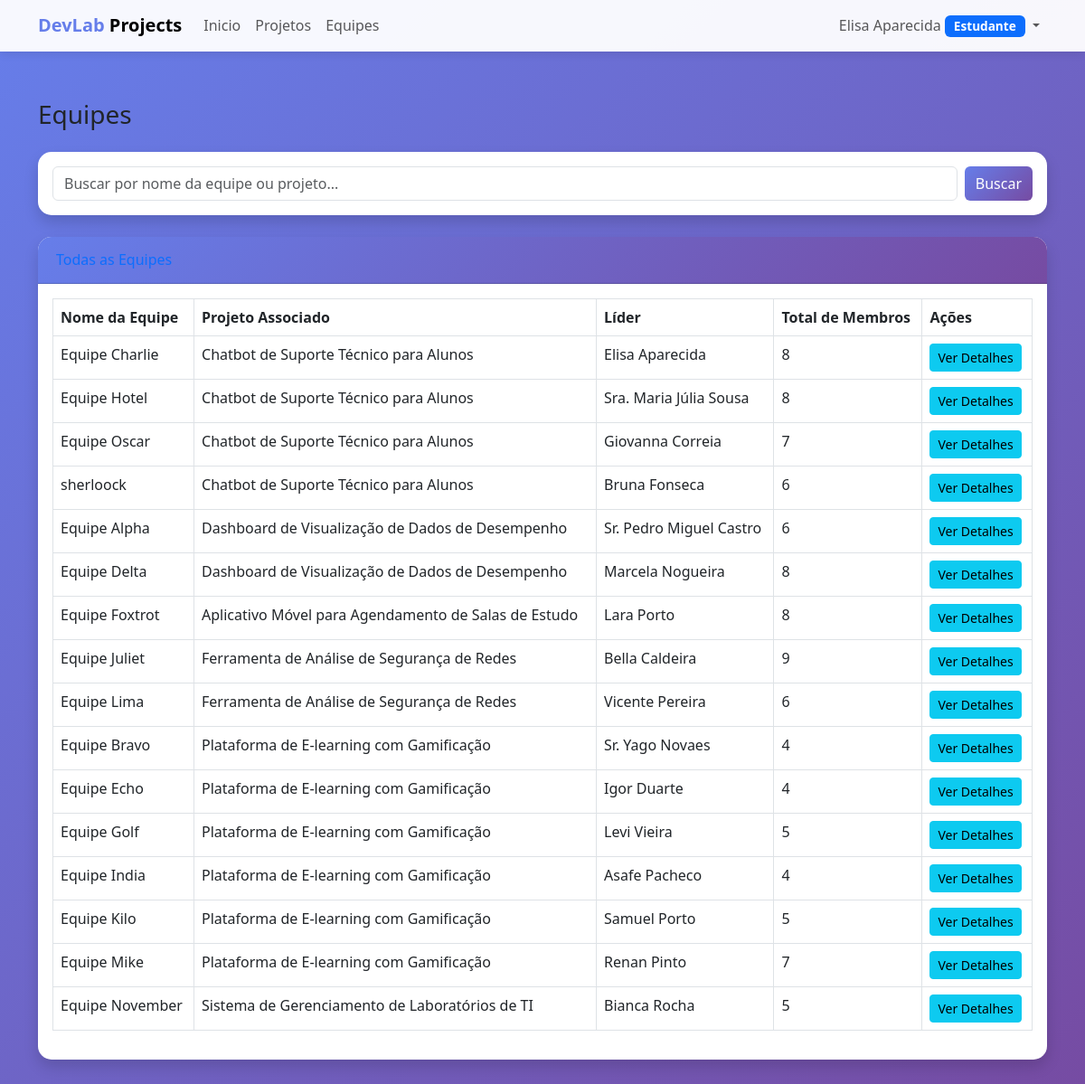
Screenshot of /equipes/ (signed in) with the database file from the repository.
### meuapp/models.py (models this page shows, shortened)
class Usuario(AbstractUser):
    TIPO_CHOICES = [
        ('coordenador', 'Coordenador'),
        ('professor', 'Professor'),
        ('estudante', 'Estudante'),
    ]
    tipo = models.CharField(max_length=20, choices=TIPO_CHOICES, default='estudante')
    matricula = models.CharField(max_length=20, unique=True, null=True, blank=True)
    cpf = models.CharField(max_length=11, unique=True, null=True, blank=True)
    data_nascimento = models.DateField(null=True, blank=True)
    funcao = models.CharField(max_length=100, blank=True, verbose_name="Função")
    class Meta:
        verbose_name = 'Usuário'
        verbose_name_plural = 'Usuários'

class Equipe(models.Model):
    nome = models.CharField(max_length=100)
    descricao = models.TextField(blank=True)
    projeto = models.ForeignKey(Projeto, on_delete=models.CASCADE, related_name='equipes', null=True, blank=True)
    lider = models.OneToOneField(
        Usuario,
        on_delete=models.SET_NULL,
        null=True,
        blank=True,
        related_name='equipe_liderada',
        help_text="Líder da equipe (cada usuário pode liderar no máximo uma equipe)"
    )
    membros = models.ManyToManyField(Usuario, related_name='equipes_participando', blank=True)
    criada_em = models.DateTimeField(auto_now_add=True)
    class Meta:
        verbose_name = 'Equipe'
        verbose_name_plural = 'Equipes'
        ordering = ['projeto', 'nome']
    def total_membros(self):
        return self.membros.count()

class Projeto(models.Model):
    STATUS_CHOICES = [
        ('planejado', 'Planejado'),
        ('andamento', 'Em Andamento'),
        ('concluido', 'Concluído'),
    ]
    titulo = models.CharField(max_length=200)
    descricao = models.TextField()
    cliente = models.CharField(max_length=200)
    status = models.CharField(max_length=20, choices=STATUS_CHOICES, default='planejado')
    data_inicio = models.DateField()
    data_fim_prevista = models.DateField()
    participantes = models.ManyToManyField(Usuario, through='ParticipacaoProjeto', related_name='projetos_participando')
    criado_em = models.DateTimeField(auto_now_add=True)
    atualizado_em = models.DateTimeField(auto_now=True)
    class Meta:
        verbose_name = 'Projeto'
        verbose_name_plural = 'Projetos'
        ordering = ['-criado_em']

### meuapp/views.py (the view)
# urls.py: path('equipes/', views.equipe_lista, name='equipe_lista'),
@login_required
def equipe_lista(request):
    equipes = Equipe.objects.all()
    query = request.GET.get('q')
    if query:
        equipes = equipes.filter(
            Q(nome__icontains=query) |
            Q(projeto__titulo__icontains=query)
        )
    return render(request, 'equipes/lista.html', {'equipes': equipes})

### meuapp/templates/equipes/lista.html (shortened to what this page needs)
{% extends 'base.html' %}
{% block content %}
<div class="container-fluid">
    <div class="d-sm-flex align-items-center justify-content-between mb-4">
        <h1 class="h3 mb-0 text-gray-800">Equipes</h1>
    </div>
    <div class="card shadow mb-4">
        <div class="card-body">
            <form method="get" action="{% url 'equipe_lista' %}" class="d-flex">
                <input type="text" name="q" class="form-control me-2" placeholder="Buscar por nome da equipe ou projeto..." value="{{ request.GET.q }}">
                <button class="btn btn-primary" type="submit">
                     Buscar
                </button>
            </form>
        </div>
    </div>
    <div class="card shadow mb-4">
        <div class="card-header py-3">
            <h6 class="m-0 font-weight-bold text-primary">Todas as Equipes</h6>
        </div>
        <div class="card-body">
            <div class="table-responsive">
                <table class="table table-bordered" width="100%" cellspacing="0">
                    <thead>
                        <tr>
                            <th>Nome da Equipe</th>
                            <th>Projeto Associado</th>
                            <th>Líder</th>
                            <th>Total de Membros</th>
                            <th>Ações</th>
                        </tr>
                    </thead>
                    <tbody>
                        {% for equipe in equipes %}
                        <tr>
                            <td>{{ equipe.nome }}</td>
                            <td>{{ equipe.projeto.titulo|default:"N/A" }}</td>
                            <td>{{ equipe.lider.get_full_name|default:"Nenhum" }}</td>
                            <td>{{ equipe.total_membros }}</td>
                            <td>
                                <a href="{% url 'equipe_detalhes' pk=equipe.pk %}" class="btn btn-info btn-sm">Ver Detalhes</a>
                            </td>
                        </tr>
                        {% empty %}
                        <tr>
                            <td colspan="5" class="text-center">Nenhuma equipe encontrada.</td>
                        </tr>
                        {% endfor %}
                    </tbody>
                </table>
            </div>
        </div>
    </div>
</div>
{% endblock %}

### meuapp/templates/base.html (shortened to what this page needs)
<!DOCTYPE html>
<html lang="pt-br">
<head>
    <link href="https://cdn.jsdelivr.net/npm/bootstrap@5.3.0/dist/css/bootstrap.min.css" rel="stylesheet">
</head>
<body>
    {% if user.is_authenticated %}
    <nav class="navbar navbar-expand-lg navbar-light bg-light fixed-top">
        <div class="container">
            <a class="navbar-brand fw-bold" href="{% url 'dashboard' %}">
                <span style="color: #667eea;">DevLab</span> Projects
            </a>
            <div class="collapse navbar-collapse" id="navbarNav">
                <ul class="navbar-nav me-auto">
                    <li class="nav-item">
                        <a class="nav-link" href="{% url 'dashboard' %}">Inicio</a>
                    </li>
                    <li class="nav-item">
                        <a class="nav-link" href="{% url 'projeto_lista' %}">Projetos</a>
                    </li>
                    <li class="nav-item">
                        <a class="nav-link" href="{% url 'equipe_lista' %}">Equipes</a>
                    </li>
                </ul>
                <ul class="navbar-nav">
                    <li class="nav-item dropdown">
                        <a class="nav-link dropdown-toggle" href="#" id="userDropdown" role="button"
                           data-bs-toggle="dropdown">
                            {{ user.get_full_name|default:user.username }}
                            <span class="badge bg-primary badge-tipo">{{ user.get_tipo_display }}</span>
                        </a>
                    </li>
                </ul>
            </div>
        </div>
    </nav>
    {% endif %}
    <div class="container main-content">
        {% block content %}{% endblock %}
    </div>
</body>
</html>

### meuapp/templates/base.html (style rules this page uses)
body { min-height: 100vh; background: linear-gradient(135deg, #667eea 0%, #764ba2 100%); }
.navbar { background: rgba(255, 255, 255, 0.95) !important; box-shadow: 0 2px 10px rgba(0,0,0,0.1); }
.main-content { margin-top: 80px; padding: 30px 0; }
.card { border: none; border-radius: 15px; box-shadow: 0 5px 20px rgba(0,0,0,0.1); margin-bottom: 20px; }
.card-header { background: linear-gradient(135deg, #667eea 0%, #764ba2 100%); color: white; border-radius: 15px 15px 0 0 !important; padding: 20px; }
.badge-tipo { font-size: 0.85em; padding: 5px 10px; }
.btn-primary { background: linear-gradient(135deg, #667eea 0%, #764ba2 100%); border: none; }

### rows the page displays
Usuario: get_full_name "Elisa Aparecida", tipo "Estudante"
Equipe: nome "Equipe Charlie", projeto.titulo "Chatbot de Suporte Técnico para Alunos", lider.get_full_name "Elisa Aparecida", total_membros "8"
Equipe: nome "Equipe Hotel", projeto.titulo "Chatbot de Suporte Técnico para Alunos", lider.get_full_name "Sra. Maria Júlia Sousa", total_membros "8"
Equipe: nome "Equipe Oscar", projeto.titulo "Chatbot de Suporte Técnico para Alunos", lider.get_full_name "Giovanna Correia", total_membros "7"
Equipe: nome "sherloock", projeto.titulo "Chatbot de Suporte Técnico para Alunos", lider.get_full_name "Bruna Fonseca", total_membros "6"
Equipe: nome "Equipe Alpha", projeto.titulo "Dashboard de Visualização de Dados de Desempenho", lider.get_full_name "Sr. Pedro Miguel Castro", total_membros "6"
Equipe: nome "Equipe Delta", projeto.titulo "Dashboard de Visualização de Dados de Desempenho", lider.get_full_name "Marcela Nogueira", total_membros "8"
Equipe: nome "Equipe Foxtrot", projeto.titulo "Aplicativo Móvel para Agendamento de Salas de Estudo", lider.get_full_name "Lara Porto", total_membros "8"
Equipe: nome "Equipe Juliet", projeto.titulo "Ferramenta de Análise de Segurança de Redes", lider.get_full_name "Bella Caldeira", total_membros "9"
Equipe: nome "Equipe Lima", projeto.titulo "Ferramenta de Análise de Segurança de Redes", lider.get_full_name "Vicente Pereira", total_membros "6"
Equipe: nome "Equipe Bravo", projeto.titulo "Plataforma de E-learning com Gamificação", lider.get_full_name "Sr. Yago Novaes", total_membros "4"
Equipe: nome "Equipe Echo", projeto.titulo "Plataforma de E-learning com Gamificação", lider.get_full_name "Igor Duarte", total_membros "4"
Equipe: nome "Equipe Golf", projeto.titulo "Plataforma de E-learning com Gamificação", lider.get_full_name "Levi Vieira", total_membros "5"
Equipe: nome "Equipe India", projeto.titulo "Plataforma de E-learning com Gamificação", lider.get_full_name "Asafe Pacheco", total_membros "4"
Equipe: nome "Equipe Kilo", projeto.titulo "Plataforma de E-learning com Gamificação", lider.get_full_name "Samuel Porto", total_membros "5"
Equipe: nome "Equipe Mike", projeto.titulo "Plataforma de E-learning com Gamificação", lider.get_full_name "Renan Pinto", total_membros "7"
Equipe: nome "Equipe November", projeto.titulo "Sistema de Gerenciamento de Laboratórios de TI", lider.get_full_name "Bianca Rocha", total_membros "5"
